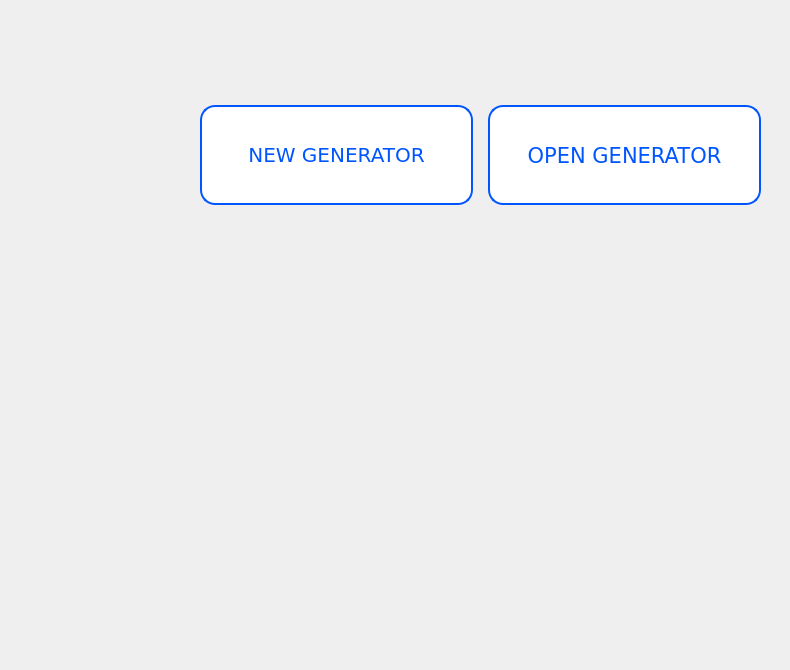
    <widget class="QWidget" name="menu_page">
     <widget class="QLabel" name="label">
      <property name="geometry">
       <rect>
        <x>190</x>
        <y>310</y>
        <width>591</width>
        <height>351</height>
       </rect>
      </property>
      <property name="text">
       <string/>
      </property>
      <property name="pixmap">
       <pixmap>../vana_scanmaster.jpg</pixmap>
      </property>
      <property name="scaledContents">
       <bool>true</bool>
      </property>
     </widget>
     <widget class="QWidget" name="horizontalLayoutWidget">
      <property name="geometry">
       <rect>
        <x>190</x>
        <y>50</y>
        <width>581</width>
        <height>211</height>
       </rect>
      </property>
      <layout class="QHBoxLayout" name="new_old_generator">
       <property name="spacing">
        <number>15</number>
       </property>
       <property name="leftMargin">
        <number>10</number>
       </property>
       <property name="topMargin">
        <number>10</number>
       </property>
       <property name="rightMargin">
        <number>10</number>
       </property>
       <property name="bottomMargin">
        <number>10</number>
       </property>
       <item>
        <widget class="QPushButton" name="new_project_btn">
         <property name="sizePolicy">
          <sizepolicy hsizetype="Preferred" vsizetype="Fixed">
           <horstretch>0</horstretch>
           <verstretch>0</verstretch>
          </sizepolicy>
         </property>
         <property name="minimumSize">
          <size>
           <width>200</width>
           <height>100</height>
          </size>
         </property>
         <property name="font">
          <font>
           <family>Verdana</family>
           <pointsize>15</pointsize>
           <bold>false</bold>
          </font>
         </property>
         <property name="toolTip">
          <string>&lt;html&gt;&lt;head/&gt;&lt;body&gt;&lt;p&gt;Vytvoří se nová trajektorie pro konkrétní díl&lt;/p&gt;&lt;/body&gt;&lt;/html&gt;</string>
         </property>
         <property name="styleSheet">
          <string notr="true">QPushButton{
color: rgb(0, 85, 255);
border-radius: 15px;
background-color: rgb(255, 255, 255);
border: 2px solid #00AEEF;
border-color: rgb(0, 85, 255);
}
QPushButton:pressed {
	background-color: rgb(206, 206, 206);
}
QPushButton:checked {
    background-color: rgb(206, 206, 206);
    color: rgb(0, 85, 255);
    border: 2px solid #00AEEF;
}
QPushButton:disabled{
	background-color: rgb(170, 170, 170);
	color: rgb(225, 225, 225);
	border: 2px solid #00AEEF;
}</string>
         </property>
         <property name="text">
          <string>NEW GENERATOR</string>
         </property>
         <property name="icon">
          <iconset theme="QIcon::ThemeIcon::DocumentNew"/>
         </property>
         <property name="iconSize">
          <size>
           <width>30</width>
           <height>30</height>
          </size>
         </property>
         <property name="checkable">
          <bool>false</bool>
         </property>
         <property name="checked">
          <bool>false</bool>
         </property>
         <property name="autoExclusive">
          <bool>true</bool>
         </property>
        </widget>
       </item>
       <item>
        <widget class="QPushButton" name="exist_project_btn">
         <property name="sizePolicy">
          <sizepolicy hsizetype="Preferred" vsizetype="Fixed">
           <horstretch>0</horstretch>
           <verstretch>0</verstretch>
          </sizepolicy>
         </property>
         <property name="minimumSize">
          <size>
           <width>200</width>
           <height>100</height>
          </size>
         </property>
         <property name="font">
          <font>
           <family>Verdana</family>
           <pointsize>16</pointsize>
          </font>
         </property>
         <property name="toolTip">
          <string>&lt;html&gt;&lt;head/&gt;&lt;body&gt;&lt;p&gt;&lt;span style=&quot; font-size:9pt;&quot;&gt;Otestuje se již vytvořená trajektorie&lt;/span&gt;&lt;/p&gt;&lt;/body&gt;&lt;/html&gt;</string>
         </property>
         <property name="styleSheet">
          <string notr="true">QPushButton{
color: rgb(0, 85, 255);
border-radius: 15px;
background-color: rgb(255, 255, 255);
border: 2px solid #00AEEF;
border-color: rgb(0, 85, 255);
}
QPushButton:pressed {
	background-color: rgb(206, 206, 206);
}
QPushButton:checked {
    background-color: rgb(206, 206, 206);
    color: rgb(0, 85, 255);
    border: 2px solid #00AEEF;
}
QPushButton:disabled{
	background-color: rgb(170, 170, 170);
	color: rgb(225, 225, 225);
	border: 2px solid #00AEEF;
}</string>
         </property>
         <property name="text">
          <string>OPEN GENERATOR</string>
         </property>
         <property name="icon">
          <iconset theme="QIcon::ThemeIcon::FolderOpen"/>
         </property>
         <property name="iconSize">
          <size>
           <width>30</width>
           <height>30</height>
          </size>
         </property>
         <property name="checkable">
          <bool>true</bool>
         </property>
         <property name="autoExclusive">
          <bool>true</bool>
         </property>
        </widget>
       </item>
      </layout>
     </widget>
    </widget>
